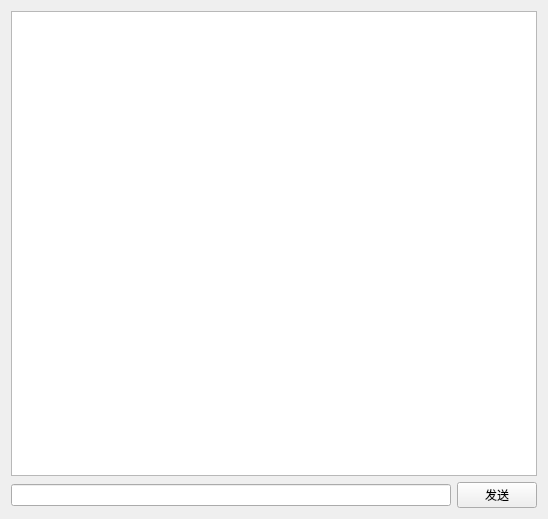
<?xml version="1.0" encoding="UTF-8"?>
<ui version="4.0">
 <class>ChatWindow</class>
 <widget class="QWidget" name="ChatWindow">
  <property name="geometry">
   <rect>
    <x>0</x>
    <y>0</y>
    <width>548</width>
    <height>519</height>
   </rect>
  </property>
  <property name="windowTitle">
   <string>Form</string>
  </property>
  <layout class="QGridLayout" name="gridLayout">
   <item row="1" column="0">
    <widget class="QLineEdit" name="msgLineEdit">
     <property name="maxLength">
      <number>51200</number>
     </property>
    </widget>
   </item>
   <item row="1" column="1">
    <widget class="QPushButton" name="sendButton">
     <property name="text">
      <string>发送</string>
     </property>
     <property name="shortcut">
      <string>Return</string>
     </property>
    </widget>
   </item>
   <item row="0" column="0" colspan="2">
    <widget class="QTextBrowser" name="msgBrowser"/>
   </item>
  </layout>
 </widget>
 <resources/>
 <connections/>
</ui>
